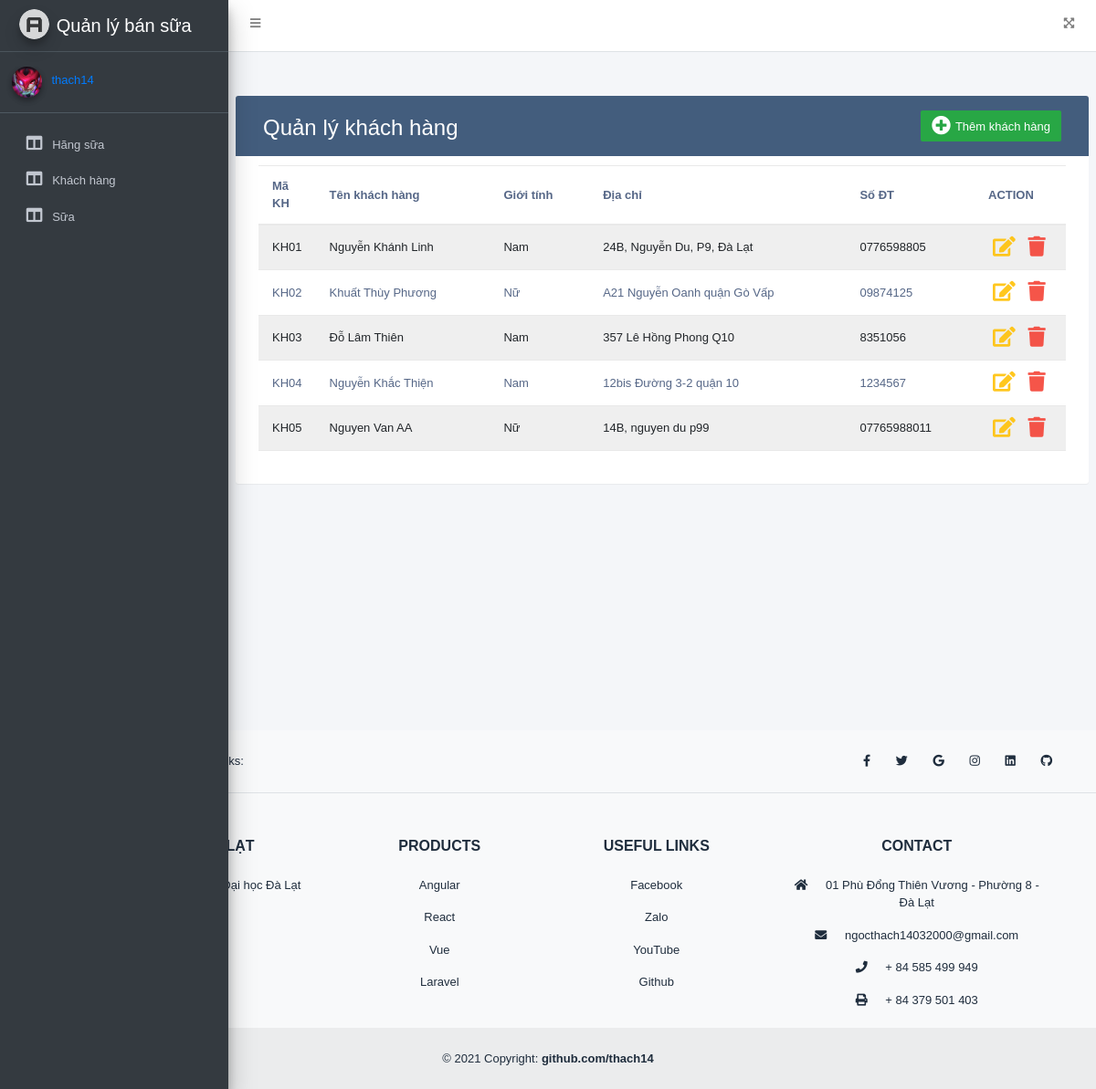
Screenshot of /khachhang/list.php with the database file from the repository.
### tables this page shows
CREATE TABLE `khachhang` (
  `MaKH` varchar(20) NOT NULL,
  `TenKH` varchar(50) NOT NULL,
  `GioiTinh` tinyint(50) NOT NULL,
  `DiaChi` varchar(50) NOT NULL,
  `SoDT` varchar(50) NOT NULL
);

### sqlconnect/entity.php (called while the page is built, shortened)
<?php
include 'mysqlhelper.php';
abstract class Entity
{
    function __construct($db)
    {
        $this->mysql = new MySQLHelper("localhost", "root", "");
    }
}
?>

### sqlconnect/mysqlhelper.php (called while the page is built, shortened)
<?php
class MySQLHelper
{
    private $server;
    private $user;
    private $pass;
    private $conn;
    public function __construct($server = "localhost", $user = "root", $pass = "")
    {
        $this->server = $server;
        $this->user = $user;
        $this->pass = $pass;
    }
    public function OpenDB($db)
    {
        $this->conn = new mysqli($this->server, $this->user, $this->pass, $db);
    }
    public function GetAll($table)
    {
        $sql = "select * from " . $table;
        $result = $this->conn->query($sql);
        return $result;
    }
}

### model/khachhang.php (called while the page is built, shortened)
<?php
require_once '../sqlconnect/entity.php';
class KhachHang extends Entity
{
    function GetAll()
    {
        return $this->mysql->GetAll("khachhang");
    }
}

### khachhang/list.php (the view, shortened to what this page needs)
<!DOCTYPE html>
<html lang="en">
<head>
    <link rel="stylesheet" href="../adminlte/plugins/fontawesome-free/css/all.min.css">
    <link href="https://cdn.jsdelivr.net/npm/bootstrap@5.1.1/dist/css/bootstrap.min.css" rel="stylesheet"
>
    <link rel="stylesheet" href="../adminlte/dist/css/adminlte.min.css">
    <link rel="stylesheet" href="../style.css">
</head>
<body class="hold-transition sidebar-mini">
<div class="wrapper">
    <nav class="main-header navbar navbar-expand navbar-white navbar-light">
        <ul class="navbar-nav">
            <li class="nav-item">
                <a class="nav-link" data-widget="pushmenu" href="#" role="button"><i class="fas fa-bars"></i></a>
            </li>
        </ul>
        <ul class="navbar-nav ml-auto">
            <li class="nav-item">
                <a class="nav-link" data-widget="fullscreen" href="#" role="button">
                    <i class="fas fa-expand-arrows-alt"></i>
                </a>
            </li>
        </ul>
    </nav>
    <aside class="main-sidebar sidebar-dark-primary elevation-4">
        <a href="../admin.php" class="brand-link">
            <img src="../adminlte/dist/img/AdminLTELogo.png" alt="AdminLTE Logo"
                 class="brand-image img-circle elevation-3" style="opacity: .8">
            <span class="brand-text font-weight-light">Quản lý bán sữa</span>
        </a>
        <div class="user-panel mt-3 pb-3 mb-3 d-flex">
            <div class="image">
                <img src="../adminlte/dist/img/yone.jpg" class="img-circle elevation-2" alt="User Image">
            </div>
            <div class="info">
                <a href="../index.php" class="d-block">thach14</a>
            </div>
        </div>
        <div class="sidebar">
            <nav class="mt-2">
                <ul class="nav nav-pills nav-sidebar flex-column" role="menu">
                    <li class="nav-item">
                        <a href="../hangsua/list.php" class="nav-link">
                            <i class="nav-icon fas fa-columns"></i>
                            <p>
                                Hãng sữa
                            </p>
                        </a>
                    </li>
                    <li class="nav-item">
                        <a href="../khachhang/list.php" class="nav-link">
                            <i class="nav-icon fas fa-columns"></i>
                            <p>
                                Khách hàng
                            </p>
                        </a>
                    </li>
                    <li class="nav-item">
                        <a href="../sua/list.php" class="nav-link">
                            <i class="nav-icon fas fa-columns"></i>
                            <p>
                                Sữa
                            </p>
                        </a>
                    </li>
                </ul>
            </nav>
        </div>
    </aside>
    <div class="content-wrapper">
        <section class="content">
            <div class="container-fluid">
                <div class="row">
                    <div class="table-wrapper mt-5 col-12">
                        <div class="table-title">
                            <div class="row">
                                <div class="col-sm-6">
                                    <h2>Quản lý khách hàng</h2>
                                </div>
                                <div class="col-sm-6">
                                    <a href="#addEmployeeModal" class="btn btn-success float-right" data-toggle="modal"><i
                                                class="fa fa-plus-circle"
                                                aria-hidden="true"></i><span>Thêm khách hàng</span></a>
                                </div>
                            </div>
                        </div>
                        <table class="table table-striped table-hover">
                            <thead>
                            <tr>
                                <th>Mã KH</th>
                                <th>Tên khách hàng</th>
                                <th>Giới tính</th>
                                <th>Địa chỉ</th>
                                <th>Số ĐT</th>
                                <th>ACTION</th>
                            </tr>
                            </thead>
                            <tbody>
                            <?php
                            require_once '../model/khachhang.php';
                            $khachhang = new KhachHang('cuahangsua');
                            $result = $khachhang->GetAll();
                            while ($row = mysqli_fetch_array($result)) {
                                ?>
                                <tr>
                                    <td><?php echo $row['MaKH']; ?></td>
                                    <td><?php echo $row['TenKH']; ?></td>
                                    <td><?php echo ($row['GioiTinh'] == 0) ? 'Nam' : 'Nữ' ?></td>
                                    <td><?php echo $row['DiaChi']; ?></td>
                                    <td><?php echo $row['SoDT']; ?></td>
                                    <td>
                                        <a href="#editEmployeeModal" class="update edit" data-toggle="modal"
                                           data-makh="<?php echo $row["MaKH"]; ?>"
                                           data-tenkh="<?php echo $row["TenKH"]; ?>"
                                           data-gioitinh="<?php echo $row["GioiTinh"]; ?>"
                                           data-diachi="<?php echo $row["DiaChi"]; ?>"
                                           data-dienthoai="<?php echo $row["SoDT"]; ?>"
                                        >
                                            <i class="fas fa-edit"></i>
                                        </a>
                                        <a class="delete" data-makh="<?php echo $row["MaKH"]; ?>"
                                           href="#deleteEmployeeModal"
                                           data-toggle="modal">
                                            <i class="fas fa-trash"></i></a>
                                    </td>
                                </tr>
                                <?php
                            }
                            ?>
                            </tbody>
                        </table>
                    </div>
                </div>
            </div>
        </section>
    </div>
<footer class="text-center text-lg-start bg-light text-muted">
  <section
    class="d-flex justify-content-center justify-content-lg-between p-4 border-bottom"
  >
    <div class="me-5 d-none d-lg-block">
      <span>Get connected with us on social networks:</span>
    </div>
    <div>
      <a href="" class="me-4 text-reset">
        <i class="fab fa-facebook-f"></i>
      </a>
      <a href="" class="me-4 text-reset">
        <i class="fab fa-twitter"></i>
      </a>
      <a href="" class="me-4 text-reset">
        <i class="fab fa-google"></i>
      </a>
      <a href="" class="me-4 text-reset">
        <i class="fab fa-instagram"></i>
      </a>
      <a href="" class="me-4 text-reset">
        <i class="fab fa-linkedin"></i>
      </a>
      <a href="" class="me-4 text-reset">
        <i class="fab fa-github"></i>
      </a>
    </div>
  </section>
  <section class="">
    <div class="container text-center text-md-start mt-5">
      <div class="row mt-3">
        <div class="col-md-3 col-lg-4 col-xl-3 mx-auto mb-4">
          <h6 class="text-uppercase fw-bold mb-4">
            <i class="fas fa-gem me-3"></i>ĐẠI HỌC ĐÀ LẠT
          </h6>
          <p>
            Trung tâm công nghệ thông tin Đại học Đà Lạt
          </p>
        </div>
        <div class="col-md-2 col-lg-2 col-xl-2 mx-auto mb-4">
          <h6 class="text-uppercase fw-bold mb-4">
            Products
          </h6>
          <p>
            <a href="#!" class="text-reset">Angular</a>
          </p>
          <p>
            <a href="#!" class="text-reset">React</a>
          </p>
          <p>
            <a href="#!" class="text-reset">Vue</a>
          </p>
          <p>
            <a href="#!" class="text-reset">Laravel</a>
          </p>
        </div>
        <div class="col-md-3 col-lg-2 col-xl-2 mx-auto mb-4">
          <h6 class="text-uppercase fw-bold mb-4">
            Useful links
          </h6>
          <p>
            <a href="www.facebook.com/fb.thach14" class="text-reset" target="_blank">Facebook</a>
          </p>
          <p>
            <a href="https://www.youtube.com/watch?v=fC4ugFlSDaM&t=8s" target="_blank" class="text-reset">Zalo</a>
          </p>
          <p>
            <a href=https://www.youtube.com/watch?v=fC4ugFlSDaM&t=8s" target="_blank" class="text-reset">YouTube</a>
          </p>
          <p>
            <a href="https://github.com/thach14" class="text-reset" target="_blank">Github</a>
          </p>
        </div>
        <div class="col-md-4 col-lg-3 col-xl-3 mx-auto mb-md-0 mb-4">
          <h6 class="text-uppercase fw-bold mb-4">
            Contact
          </h6>
          <p><i class="fas fa-home me-3"></i> 01 Phù Đổng Thiên Vương - Phường 8 - Đà Lạt</p>
          <p>
            <i class="fas fa-envelope me-3"></i>
            ngocthach14032000@gmail.com
          </p>
          <p><i class="fas fa-phone me-3"></i> + 84 585 499 949</p>
          <p><i class="fas fa-print me-3"></i> + 84 379 501 403</p>
        </div>
      </div>
    </div>
  </section>
  <div class="text-center p-4" style="background-color: rgba(0, 0, 0, 0.05);">
    © 2021 Copyright:
    <a class="text-reset fw-bold" href="https://github.com/thach14/">github.com/thach14</a>
  </div>
</footer>
</div>
</body>
</html>

### style.css (style rules this page uses)
body { color: #566787; background: #f5f5f5; font-family: 'Varela Round', sans-serif; font-size: 13px; }
.table-wrapper { background: #fff; padding: 20px 25px; margin: 30px 0; border-radius: 3px; box-shadow: 0 1px 1px rgba(0,0,0,.05); }
.table-title { padding-bottom: 15px; background: #435d7d; color: #fff; padding: 16px 30px; margin: -20px -25px 10px; border-radius: 3px 3px 0 0; }
.table-title h2 { margin: 5px 0 0; font-size: 24px; }
.table-title .btn { color: #fff; float: right; font-size: 13px; border: none; min-width: 50px; border-radius: 2px; border: none; outline: none !important; margin-left: 10px; }
.table-title .btn i { float: left; font-size: 21px; margin-right: 5px; }
.table-title .btn span { float: left; margin-top: 2px; }
table.table tr th, table.table tr td { border-color: #e9e9e9; padding: 12px 15px; vertical-align: middle; }
table.table tr th:first-child { width: 60px; }
table.table tr th:last-child { width: 100px; }
table.table-striped tbody tr:nth-of-type(odd) { background-color: #fcfcfc; }
table.table td:last-child i { opacity: 0.9; font-size: 22px; margin: 0 5px; }
table.table td a { font-weight: bold; color: #566787; display: inline-block; text-decoration: none; outline: none !important; }
table.table td a.edit { color: #FFC107; }
table.table td a.delete { color: #F44336; }
table.table td i { font-size: 19px; }

### rows the page displays
khachhang: MaKH "KH01", TenKH "Nguyễn Khánh Linh", GioiTinh "Nam", DiaChi "24B, Nguyễn Du, P9, Đà Lạt", SoDT "0776598805"
khachhang: MaKH "KH02", TenKH "Khuất Thùy Phương", GioiTinh "Nữ", DiaChi "A21 Nguyễn Oanh quận Gò Vấp", SoDT "09874125"
khachhang: MaKH "KH03", TenKH "Đỗ Lâm Thiên", GioiTinh "Nam", DiaChi "357 Lê Hồng Phong Q10", SoDT "8351056"
khachhang: MaKH "KH04", TenKH "Nguyễn Khắc Thiện", GioiTinh "Nam", DiaChi "12bis Đường 3-2 quận 10", SoDT "1234567"
khachhang: MaKH "KH05", TenKH "Nguyen Van AA", GioiTinh "Nữ", DiaChi "14B, nguyen du p99", SoDT "07765988011"
